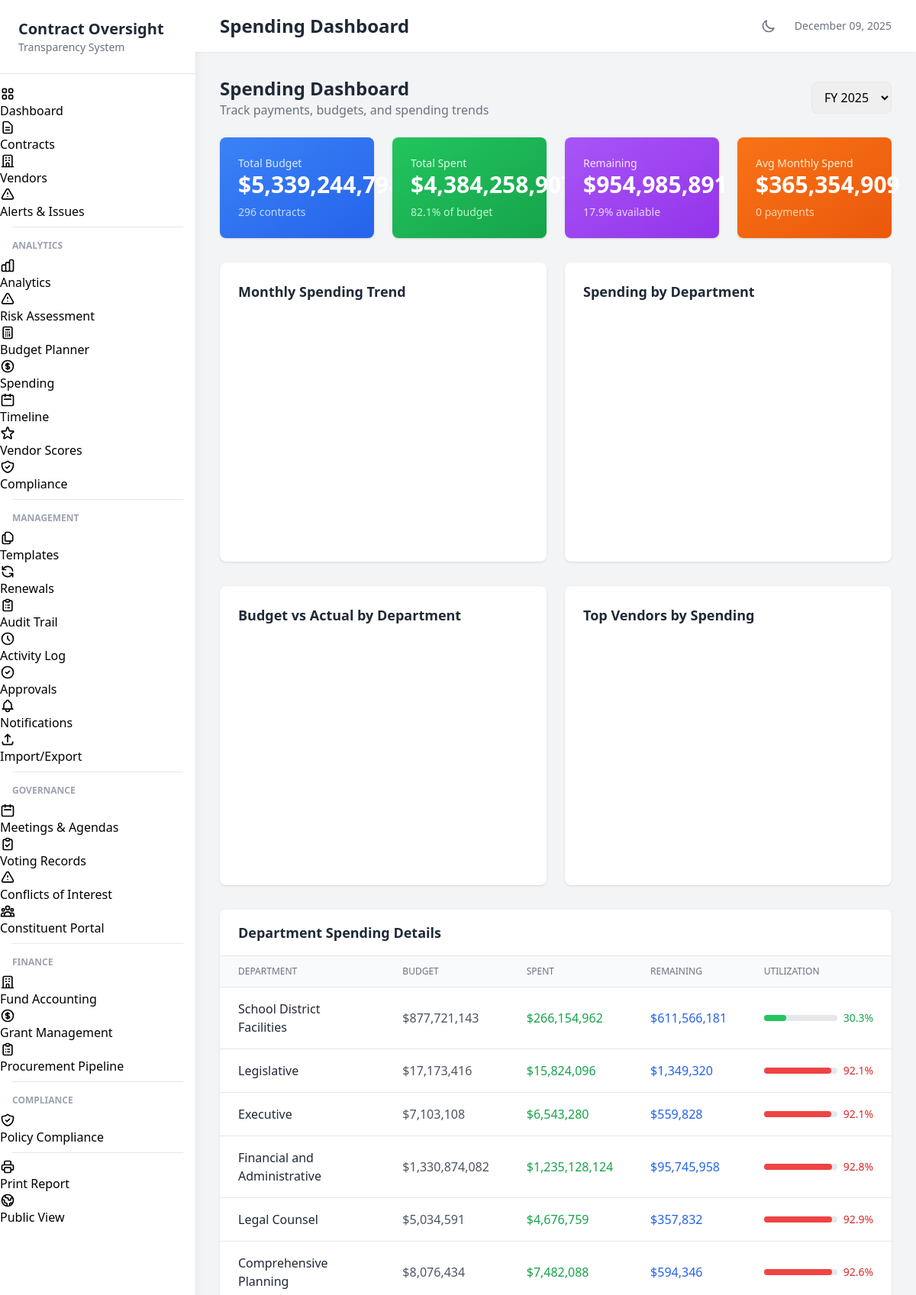
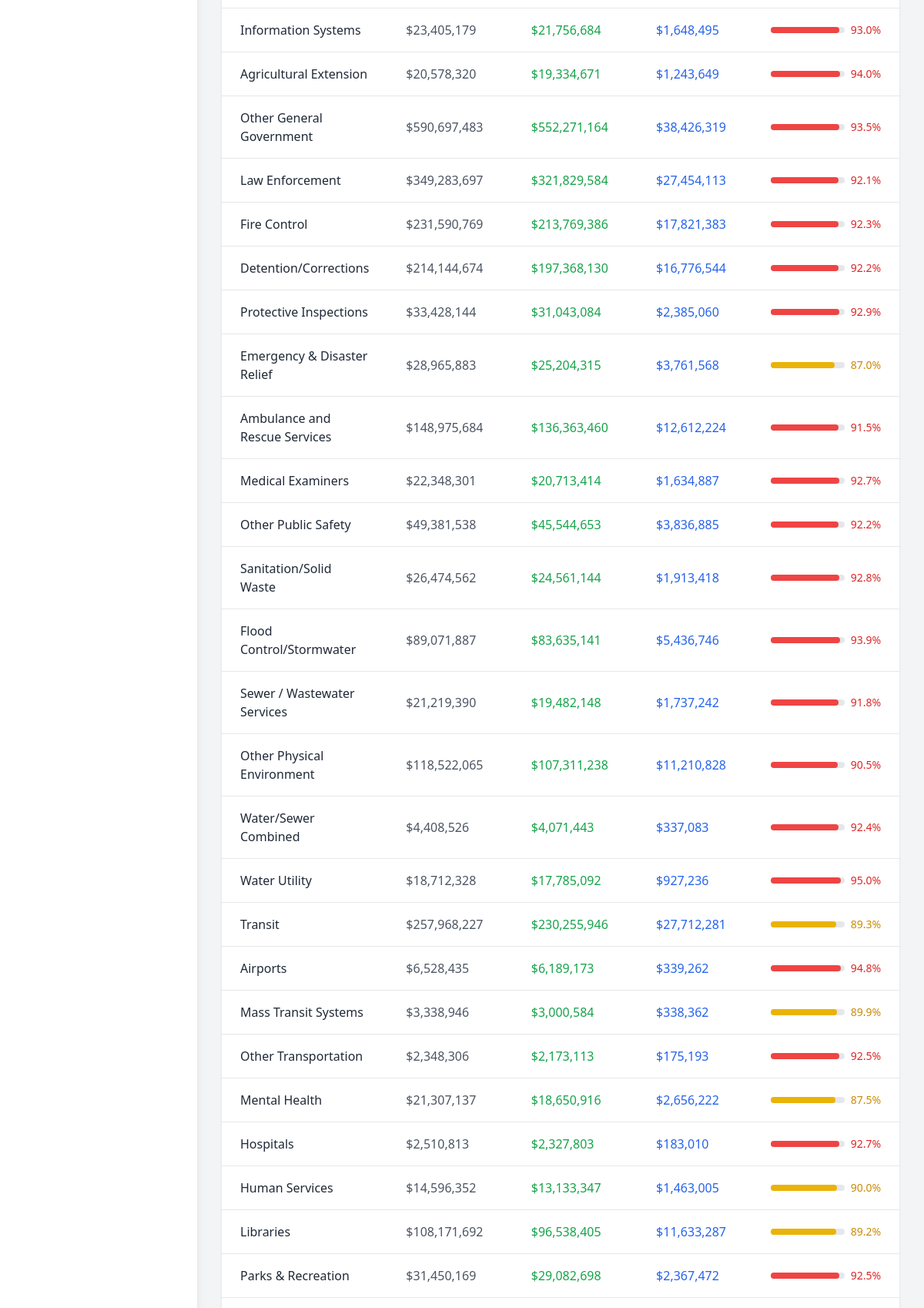
/spending (upper part), run on the app's committed database (2 pictures, top to bottom).
### tables this page shows
CREATE TABLE contracts (
                contract_id TEXT PRIMARY KEY,
                contract_number TEXT,
                title TEXT NOT NULL,
                description TEXT,
                contract_type TEXT,
                department TEXT,
                fiscal_year TEXT,
                vendor_id TEXT,
                vendor_name TEXT,

                -- Financials
                original_amount REAL DEFAULT 0,
                current_amount REAL DEFAULT 0,
                total_paid REAL DEFAULT 0,
                remaining_balance REAL DEFAULT 0,

                -- Dates
                solicitation_date TEXT,
                award_date TEXT,
                start_date TEXT,
                original_end_date TEXT,
                current_end_date TEXT,
                actual_end_date TEXT,

                -- Status tracking
                status TEXT DEFAULT 'Draft',
                phase TEXT DEFAULT 'Planning',
                percent_complete REAL DEFAULT 0,

                -- Scoring
                performance_score REAL DEFAULT 50,
                cost_variance_score REAL DEFAULT 50,
                schedule_variance_score REAL DEFAULT 50,
                compliance_score REAL DEFAULT 50,
                overall_health_score REAL DEFAULT 50,
                risk_level TEXT DEFAULT 'Medium',

                -- Procurement info
                procurement_method TEXT,
                bid_count INTEGER DEFAULT 0,
                justification TEXT,

                -- Board/Council info
                board_approval_date TEXT,
                board_resolution TEXT,
                council_district TEXT,
                school_zone TEXT,

                -- Location
                project_location TEXT,
                latitude REAL,
                longitude REAL,

                -- Flags
                has_change_orders INTEGER DEFAULT 0,
                change_order_count INTEGER DEFAULT 0,
                total_change_order_amount REAL DEFAULT 0,
                is_emergency INTEGER DEFAULT 0,
                is_sole_source INTEGER DEFAULT 0,
                requires_insurance INTEGER DEFAULT 1,
                insurance_verified INTEGER DEFAULT 0,
                requires_bond INTEGER DEFAULT 0,
                bond_verified INTEGER DEFAULT 0,

                notes TEXT,
                created_at TEXT DEFAULT CURRENT_TIMESTAMP,
                updated_at TEXT DEFAULT CURRENT_TIMESTAMP,
                created_by TEXT,
                is_deleted INTEGER DEFAULT 0,

                FOREIGN KEY (vendor_id) REFERENCES vendors(vendor_id)
            );

### web/app.py (the view)
@app.route('/spending')
def spending_dashboard():
    global current_contracts
    if current_contracts is None:
        load_data()
    df = current_contracts
    year = request.args.get('year', datetime.now().year)
    fiscal_years = list(range(datetime.now().year - 2, datetime.now().year + 2))
    total_budget = float(df['current_amount'].sum())
    total_spent = float(df['total_paid'].sum())
    summary = {
        'total_budget': total_budget,
        'total_spent': total_spent,
        'remaining': total_budget - total_spent,
        'spent_pct': (total_spent / total_budget * 100) if total_budget > 0 else 0,
        'total_contracts': len(df),
        'avg_monthly': total_spent / 12,
        'payment_count': 0  # Will calculate from payments
    }
    monthly_spending = []
    cumulative = 0
    for i in range(12):
        month_name = (datetime(int(year), 1, 1) + timedelta(days=30*i)).strftime('%b')
        amount = total_spent / 12 * (1 + np.random.uniform(-0.3, 0.3))
        cumulative += amount
        monthly_spending.append({
            'month': month_name,
            'amount': amount,
            'cumulative': cumulative
        })
    department_spending = []
    department_breakdown = []
    if 'department' in df.columns:
        for dept in df['department'].unique():
            dept_df = df[df['department'] == dept]
            budget = float(dept_df['current_amount'].sum())
            spent = float(dept_df['total_paid'].sum())
            department_spending.append({
                'name': dept,
                'spent': spent
            })
            department_breakdown.append({
                'name': dept,
                'budget': budget,
                'spent': spent,
                'remaining': budget - spent,
                'utilization': (spent / budget * 100) if budget > 0 else 0,
                'contract_count': len(dept_df)
            })
    top_vendors = []
    if current_vendors is not None:
        for _, vendor in current_vendors.iterrows():
            contracts = db.get_vendor_contracts(vendor['vendor_id'])
            total = sum(c.get('total_paid', 0) or 0 for c in contracts)
            if total > 0:
                top_vendors.append({
                    'name': vendor.get('vendor_name', vendor.get('name', 'Unknown')),
                    'spent': total
                })
        top_vendors.sort(key=lambda x: x['spent'], reverse=True)
    recent_payments = []
    for _, row in df.iterrows():
        payments = db.get_payments(row['contract_id'])
        for p in payments:
            p['contract_title'] = row['title']
            p['contract_id'] = row['contract_id']
            p['vendor_name'] = row.get('vendor_name', 'Unknown')
            recent_payments.append(p)
    recent_payments.sort(key=lambda x: x.get('payment_date', ''), reverse=True)
    summary['payment_count'] = len(recent_payments)
    return render_template('spending.html',
                          summary=summary,
                          monthly_spending=monthly_spending,
                          department_spending=department_spending,
                          department_breakdown=department_breakdown,
                          top_vendors=top_vendors[:10],
                          recent_payments=recent_payments[:20],
                          fiscal_years=fiscal_years,
                          current_year=int(year),
                          title='Spending Dashboard')

### src/database.py (called while the page is built)
    def _get_connection(self):
        conn = sqlite3.connect(str(self.db_path))
        conn.row_factory = sqlite3.Row
        return conn

    def get_vendor_contracts(self, vendor_id: str) -> List[Dict]:
        conn = self._get_connection()
        cursor = conn.cursor()
        cursor.execute("""
            SELECT * FROM contracts
            WHERE vendor_id = ? AND is_deleted = 0
            ORDER BY start_date DESC
        """, (vendor_id,))
        rows = cursor.fetchall()
        conn.close()
        return [dict(row) for row in rows]

    def get_payments(self, contract_id: str) -> List[Dict]:
        conn = self._get_connection()
        cursor = conn.cursor()
        cursor.execute("""
            SELECT * FROM payments
            WHERE contract_id = ?
            ORDER BY payment_date DESC
        """, (contract_id,))
        rows = cursor.fetchall()
        conn.close()
        return [dict(row) for row in rows]

### web/app.py (called while the page is built)
@app.context_processor
def inject_globals():
    return {
        'now': datetime.now
    }

### web/templates/spending.html (shortened to what this page needs)
{% extends "base.html" %}
{% block content %}
<div class="flex items-center justify-between mb-6">
    <div>
        <h1 class="text-2xl font-bold text-gray-800 dark:text-white">Spending Dashboard</h1>
        <p class="text-gray-500 dark:text-gray-400">Track payments, budgets, and spending trends</p>
    </div>
    <div class="flex space-x-3">
        <select id="fiscalYear" onchange="updateSpending()" class="px-3 py-2 border rounded-lg dark:bg-gray-700 dark:border-gray-600 dark:text-white">
            {% for year in fiscal_years %}
            <option value="{{ year }}" {% if year == current_year %}selected{% endif %}>FY {{ year }}</option>
            {% endfor %}
        </select>
    </div>
</div>
<div class="grid grid-cols-1 md:grid-cols-4 gap-6 mb-8">
    <div class="bg-gradient-to-br from-blue-500 to-blue-600 rounded-lg shadow p-6 text-white">
        <p class="text-blue-100 text-sm">Total Budget</p>
        <p class="text-3xl font-bold">${{ '{:,.0f}'.format(summary.total_budget) }}</p>
        <p class="text-blue-200 text-sm mt-2">{{ summary.total_contracts }} contracts</p>
    </div>
    <div class="bg-gradient-to-br from-green-500 to-green-600 rounded-lg shadow p-6 text-white">
        <p class="text-green-100 text-sm">Total Spent</p>
        <p class="text-3xl font-bold">${{ '{:,.0f}'.format(summary.total_spent) }}</p>
        <p class="text-green-200 text-sm mt-2">{{ '{:.1f}'.format(summary.spent_pct) }}% of budget</p>
    </div>
    <div class="bg-gradient-to-br from-purple-500 to-purple-600 rounded-lg shadow p-6 text-white">
        <p class="text-purple-100 text-sm">Remaining</p>
        <p class="text-3xl font-bold">${{ '{:,.0f}'.format(summary.remaining) }}</p>
        <p class="text-purple-200 text-sm mt-2">{{ '{:.1f}'.format(100 - summary.spent_pct) }}% available</p>
    </div>
    <div class="bg-gradient-to-br from-orange-500 to-orange-600 rounded-lg shadow p-6 text-white">
        <p class="text-orange-100 text-sm">Avg Monthly Spend</p>
        <p class="text-3xl font-bold">${{ '{:,.0f}'.format(summary.avg_monthly) }}</p>
        <p class="text-orange-200 text-sm mt-2">{{ summary.payment_count }} payments</p>
    </div>
</div>
<div class="grid grid-cols-1 lg:grid-cols-2 gap-6 mb-8">
    <div class="bg-white dark:bg-gray-800 rounded-lg shadow p-6">
        <h3 class="text-lg font-semibold text-gray-800 dark:text-white mb-4">Monthly Spending Trend</h3>
        <div id="monthlyChart" style="height: 300px;"></div>
    </div>
    <div class="bg-white dark:bg-gray-800 rounded-lg shadow p-6">
        <h3 class="text-lg font-semibold text-gray-800 dark:text-white mb-4">Spending by Department</h3>
        <div id="departmentChart" style="height: 300px;"></div>
    </div>
</div>
<div class="grid grid-cols-1 lg:grid-cols-2 gap-6 mb-8">
    <div class="bg-white dark:bg-gray-800 rounded-lg shadow p-6">
        <h3 class="text-lg font-semibold text-gray-800 dark:text-white mb-4">Budget vs Actual by Department</h3>
        <div id="budgetActualChart" style="height: 300px;"></div>
    </div>
    <div class="bg-white dark:bg-gray-800 rounded-lg shadow p-6">
        <h3 class="text-lg font-semibold text-gray-800 dark:text-white mb-4">Top Vendors by Spending</h3>
        <div id="vendorChart" style="height: 300px;"></div>
    </div>
</div>
<div class="bg-white dark:bg-gray-800 rounded-lg shadow mb-8">
    <div class="px-6 py-4 border-b dark:border-gray-700">
        <h3 class="text-lg font-semibold text-gray-800 dark:text-white">Department Spending Details</h3>
    </div>
    <div class="overflow-x-auto">
        <table class="min-w-full divide-y divide-gray-200 dark:divide-gray-700">
            <thead class="bg-gray-50 dark:bg-gray-700">
                <tr>
                    <th class="px-6 py-3 text-left text-xs font-medium text-gray-500 dark:text-gray-300 uppercase">Department</th>
                    <th class="px-6 py-3 text-left text-xs font-medium text-gray-500 dark:text-gray-300 uppercase">Budget</th>
                    <th class="px-6 py-3 text-left text-xs font-medium text-gray-500 dark:text-gray-300 uppercase">Spent</th>
                    <th class="px-6 py-3 text-left text-xs font-medium text-gray-500 dark:text-gray-300 uppercase">Remaining</th>
                    <th class="px-6 py-3 text-left text-xs font-medium text-gray-500 dark:text-gray-300 uppercase">Utilization</th>
                </tr>
            </thead>
            <tbody class="divide-y divide-gray-200 dark:divide-gray-700">
                {% for dept in department_breakdown %}
                <tr class="hover:bg-gray-50 dark:hover:bg-gray-700">
                    <td class="px-6 py-4 font-medium text-gray-800 dark:text-white">{{ dept.name }}</td>
                    <td class="px-6 py-4 text-gray-600 dark:text-gray-300">${{ '{:,.0f}'.format(dept.budget) }}</td>
                    <td class="px-6 py-4 text-green-600 font-medium">${{ '{:,.0f}'.format(dept.spent) }}</td>
                    <td class="px-6 py-4 text-blue-600">${{ '{:,.0f}'.format(dept.remaining) }}</td>
                    <td class="px-6 py-4">
                        <div class="flex items-center">
                            <div class="w-24 bg-gray-200 dark:bg-gray-600 rounded-full h-2 mr-2">
                                <div class="h-2 rounded-full
                                    {% if dept.utilization > 90 %}bg-red-500
                                    {% elif dept.utilization > 75 %}bg-yellow-500
                                    {% else %}bg-green-500{% endif %}"
                                    style="width: {{ dept.utilization }}%"></div>
                            </div>
                            <span class="text-sm {% if dept.utilization > 90 %}text-red-600{% elif dept.utilization > 75 %}text-yellow-600{% else %}text-green-600{% endif %}">
                                {{ '{:.1f}'.format(dept.utilization) }}%
                            </span>
                        </div>
                    </td>
                </tr>
                {% endfor %}
            </tbody>
        </table>
    </div>
</div>
{% endblock %}

### data on the page
contracts: name "School District Facilities", budget "877,721,143", spent "266,154,962", remaining "611,566,181", {{ dept.utilization }} 30.323407875341562 (drawn), utilization "30.3"
contracts: name "Legislative", budget "17,173,416", spent "15,824,096", remaining "1,349,320", {{ dept.utilization }} 92.14296969222664 (drawn), utilization "92.1"
contracts: name "Executive", budget "7,103,108", spent "6,543,280", remaining "559,828", {{ dept.utilization }} 92.11855218870387 (drawn), utilization "92.1"
contracts: name "Financial and Administrative", budget "1,330,874,082", spent "1,235,128,124", remaining "95,745,958", {{ dept.utilization }} 92.80578386077549 (drawn), utilization "92.8"
contracts: name "Legal Counsel", budget "5,034,591", spent "4,676,759", remaining "357,832", {{ dept.utilization }} 92.89253585842425 (drawn), utilization "92.9"
contracts: name "Comprehensive Planning", budget "8,076,434", spent "7,482,088", remaining "594,346", {{ dept.utilization }} 92.64099106115397 (drawn), utilization "92.6"
contracts: name "Information Systems", budget "23,405,179", spent "21,756,684", remaining "1,648,495", {{ dept.utilization }} 92.95670842765185 (drawn), utilization "93.0"
contracts: name "Agricultural Extension", budget "20,578,320", spent "19,334,671", remaining "1,243,649", {{ dept.utilization }} 93.95650981226844 (drawn), utilization "94.0"
contracts: name "Other General Government", budget "590,697,483", spent "552,271,164", remaining "38,426,319", {{ dept.utilization }} 93.49475486930423 (drawn), utilization "93.5"
contracts: name "Law Enforcement", budget "349,283,697", spent "321,829,584", remaining "27,454,113", {{ dept.utilization }} 92.13988135266446 (drawn), utilization "92.1"
contracts: name "Fire Control", budget "231,590,769", spent "213,769,386", remaining "17,821,383", {{ dept.utilization }} 92.30479561989796 (drawn), utilization "92.3"
contracts: name "Detention/Corrections", budget "214,144,674", spent "197,368,130", remaining "16,776,544", {{ dept.utilization }} 92.16578986690092 (drawn), utilization "92.2"
contracts: name "Protective Inspections", budget "33,428,144", spent "31,043,084", remaining "2,385,060", {{ dept.utilization }} 92.86511464710694 (drawn), utilization "92.9"
contracts: name "Emergency & Disaster Relief", budget "28,965,883", spent "25,204,315", remaining "3,761,568", {{ dept.utilization }} 87.01379740434635 (drawn), utilization "87.0"
contracts: name "Ambulance and Rescue Services", budget "148,975,684", spent "136,363,460", remaining "12,612,224", {{ dept.utilization }} 91.53403836695927 (drawn), utilization "91.5"
contracts: name "Medical Examiners", budget "22,348,301", spent "20,713,414", remaining "1,634,887", {{ dept.utilization }} 92.68451436196426 (drawn), utilization "92.7"
contracts: name "Other Public Safety", budget "49,381,538", spent "45,544,653", remaining "3,836,885", {{ dept.utilization }} 92.2301225206878 (drawn), utilization "92.2"
contracts: name "Sanitation/Solid Waste", budget "26,474,562", spent "24,561,144", remaining "1,913,418", {{ dept.utilization }} 92.77261791904243 (drawn), utilization "92.8"
contracts: name "Flood Control/Stormwater", budget "89,071,887", spent "83,635,141", remaining "5,436,746", {{ dept.utilization }} 93.8962264827734 (drawn), utilization "93.9"
contracts: name "Sewer / Wastewater Services", budget "21,219,390", spent "19,482,148", remaining "1,737,242", {{ dept.utilization }} 91.81295032515072 (drawn), utilization "91.8"
contracts: name "Other Physical Environment", budget "118,522,065", spent "107,311,238", remaining "11,210,828", {{ dept.utilization }} 90.54114733826144 (drawn), utilization "90.5"
contracts: name "Water/Sewer Combined", budget "4,408,526", spent "4,071,443", remaining "337,083", {{ dept.utilization }} 92.35384457299332 (drawn), utilization "92.4"
contracts: name "Water Utility", budget "18,712,328", spent "17,785,092", remaining "927,236", {{ dept.utilization }} 95.04478812043055 (drawn), utilization "95.0"
contracts: name "Transit", budget "257,968,227", spent "230,255,946", remaining "27,712,281", {{ dept.utilization }} 89.25748276356529 (drawn), utilization "89.3"
contracts: name "Airports", budget "6,528,435", spent "6,189,173", remaining "339,262", {{ dept.utilization }} 94.80331809997342 (drawn), utilization "94.8"
contracts: name "Mass Transit Systems", budget "3,338,946", spent "3,000,584", remaining "338,362", {{ dept.utilization }} 89.86621077429824 (drawn), utilization "89.9"
contracts: name "Other Transportation", budget "2,348,306", spent "2,173,113", remaining "175,193", {{ dept.utilization }} 92.53959024079485 (drawn), utilization "92.5"
contracts: name "Mental Health", budget "21,307,137", spent "18,650,916", remaining "2,656,222", {{ dept.utilization }} 87.53365362976734 (drawn), utilization "87.5"
contracts: name "Hospitals", budget "2,510,813", spent "2,327,803", remaining "183,010", {{ dept.utilization }} 92.71111588158895 (drawn), utilization "92.7"
contracts: name "Human Services", budget "14,596,352", spent "13,133,347", remaining "1,463,005", {{ dept.utilization }} 89.97691169684042 (drawn), utilization "90.0"
contracts: name "Libraries", budget "108,171,692", spent "96,538,405", remaining "11,633,287", {{ dept.utilization }} 89.24553477447685 (drawn), utilization "89.2"
contracts: name "Parks & Recreation", budget "31,450,169", spent "29,082,698", remaining "2,367,472", {{ dept.utilization }} 92.47230913131183 (drawn), utilization "92.5"

### other printed values
{{ title }} "Spending Dashboard"
{{ '{:,.0f}'.format(summary.total_budget) }} "5,339,244,798"
{{ summary.total_contracts }} "296"
{{ '{:,.0f}'.format(summary.total_spent) }} "4,384,258,907"
{{ '{:.1f}'.format(summary.spent_pct) }} "82.1"
{{ '{:,.0f}'.format(summary.remaining) }} "954,985,891"
{{ '{:.1f}'.format(100 - summary.spent_pct) }} "17.9"
{{ '{:,.0f}'.format(summary.avg_monthly) }} "365,354,909"
{{ summary.payment_count }} "0"
